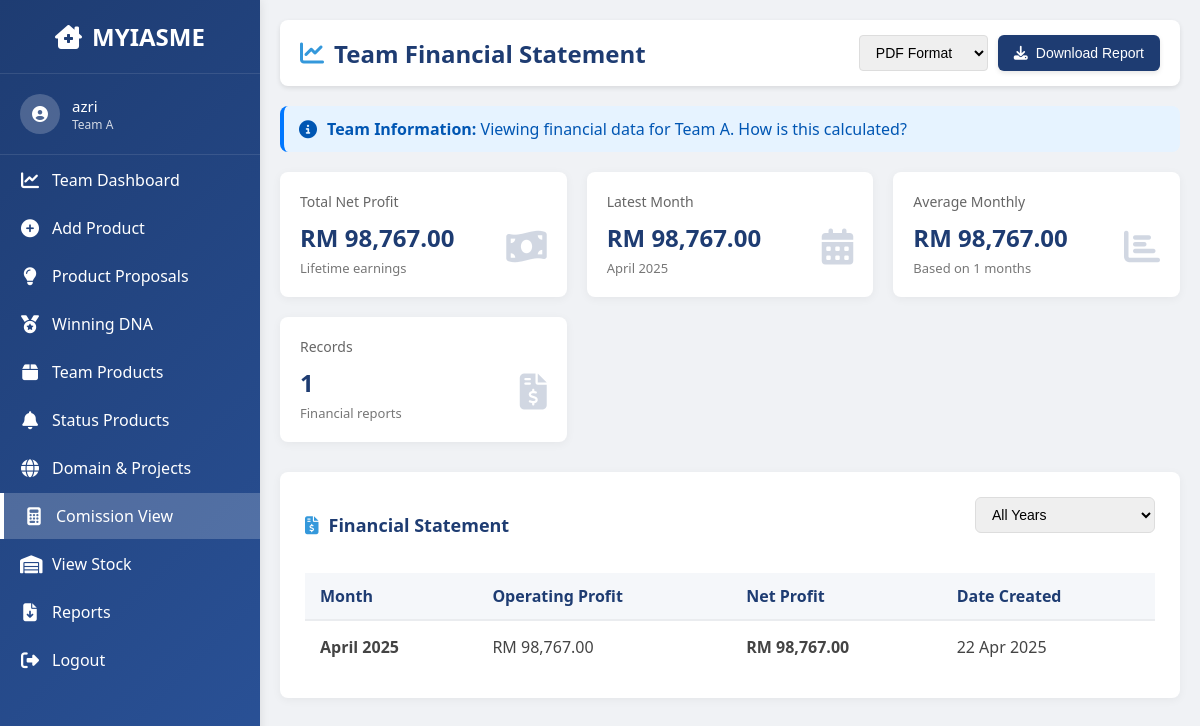
The app's page /user_commission.php (signed in) with its own data.
### tables this page shows
CREATE TABLE `users` (
  `id` int(11) NOT NULL,
  `username` varchar(50) NOT NULL,
  `password` varchar(255) NOT NULL,
  `role` enum('admin','team','super_admin') NOT NULL,
  `team_id` int(11) DEFAULT NULL,
  `is_admin` tinyint(1) DEFAULT 0
);

CREATE TABLE `teams` (
  `team_id` int(11) NOT NULL,
  `team_name` varchar(50) NOT NULL,
  `team_description` text NOT NULL
);

CREATE TABLE `financial_report` (
  `id_financial_report` int(11) NOT NULL,
  `team_id` int(11) DEFAULT NULL,
  `company_name` varchar(255) DEFAULT NULL,
  `ssm_number` varchar(100) DEFAULT NULL,
  `report_month` date DEFAULT NULL,
  `total_sales` decimal(10,2) DEFAULT NULL,
  `roas` decimal(5,2) DEFAULT NULL,
  `net_revenue` decimal(10,2) DEFAULT NULL,
  `ads_cost` decimal(10,2) DEFAULT NULL,
  `direct_cost_cogs` decimal(10,2) DEFAULT NULL,
  `gross_profit` decimal(10,2) DEFAULT NULL,
  `shipping_fee` decimal(10,2) DEFAULT NULL,
  `web_hosting_domain` decimal(10,2) DEFAULT NULL,
  `operating_cost` decimal(10,2) DEFAULT NULL,
  `operating_profit` decimal(10,2) DEFAULT NULL,
  `salary` decimal(10,2) DEFAULT NULL,
  `operation_cost` decimal(10,2) DEFAULT NULL,
  `wrap_parcel_cost` decimal(10,2) DEFAULT NULL,
  `commission_parcel` decimal(10,2) DEFAULT NULL,
  `training_cost` decimal(10,2) DEFAULT NULL,
  `internet_cost` decimal(10,2) DEFAULT NULL,
  `postpaid_bill` decimal(10,2) DEFAULT NULL,
  `rent` decimal(10,2) DEFAULT NULL,
  `utilities` decimal(10,2) DEFAULT NULL,
  `maintenance_repair` decimal(10,2) DEFAULT NULL,
  `staff_pay_and_claim` decimal(10,2) DEFAULT NULL,
  `other_expenses` decimal(10,2) DEFAULT NULL,
  `total_expenses` decimal(10,2) DEFAULT NULL,
  `net_profit` decimal(10,2) DEFAULT NULL,
  `created_at` timestamp NOT NULL DEFAULT current_timestamp(),
  `payment_status` enum('Pending','Paid') DEFAULT 'Pending',
  `commission_rate` decimal(5,2) DEFAULT 10.00
);

### user_commission.php (the view, shortened to what this page needs)
<?php
require_once 'dbconn_productProfit.php';
$user_id = $_SESSION['user_id'];
$team_id = null;
$team_name = '';
$username = $_SESSION['username'] ?? '';
try {
    $sql_user = "SELECT u.username, u.team_id, t.team_name
                 FROM users u
                 JOIN teams t ON u.team_id = t.team_id
                 WHERE u.id = ?";
    $stmt_user = $dbconn->prepare($sql_user);
    $stmt_user->bind_param("i", $user_id);
    $stmt_user->execute();
    $result_user = $stmt_user->get_result();
    if ($row = $result_user->fetch_assoc()) {
        $team_id = $row['team_id'];
        $team_name = $row['team_name'];
        $username = $row['username'];
    } else {
        throw new Exception("User data not found");
    }
} catch (Exception $e) {
    $error_message = "Error retrieving user data: " . $e->getMessage();
    error_log($error_message);
}
$financial_data = [];
$total_net_profit = 0;
try {
    if ($team_id) {
        $query = "SELECT
            fr.id_financial_report,
            fr.report_month,
            fr.net_profit,
            fr.operating_profit,
            fr.created_at,
            t.team_name
        FROM financial_report fr
        JOIN teams t ON fr.team_id = t.team_id
        WHERE fr.team_id = ?
        ORDER BY fr.report_month DESC";
        $stmt = $dbconn->prepare($query);
        $stmt->bind_param("i", $team_id);
        if (!$stmt->execute()) {
            throw new Exception("Execute failed: " . $stmt->error);
        }
        $result = $stmt->get_result();
        $financial_data = [];
        $total_net_profit = 0;
        while ($row = $result->fetch_assoc()) {
            $financial_data[] = $row;
            $total_net_profit += $row['net_profit'];
        }
    } else {
        error_log("No team_id found for user_id: $user_id");
    }
} catch (Exception $e) {
    $error_message = "Error fetching financial data: " . $e->getMessage();
    error_log($error_message);
}
$avg_net_profit = !empty($financial_data) ? $total_net_profit / count($financial_data) : 0;
$latest_net_profit = !empty($financial_data) ? $financial_data[0]['net_profit'] : 0;
$latest_month = !empty($financial_data) ? date('F Y', strtotime($financial_data[0]['report_month'])) : 'N/A';
function isActive($page) {
    $current_page = basename($_SERVER['PHP_SELF']);
    return ($current_page == $page) ? 'active' : '';
}
?>
<!DOCTYPE html>
<html lang="en">
<head>
    <link rel="stylesheet" href="https://cdnjs.cloudflare.com/ajax/libs/font-awesome/6.4.0/css/all.min.css">
</head>
<body>
    <div class="dashboard-container">
        <nav class="sidebar" id="sidebar">
            <div class="logo">
                <i class="fas fa-clinic-medical"></i>
                <h2>MYIASME</h2>
            </div>
            <div class="user-info">
                <div class="avatar">
                    <i class="fas fa-user-circle"></i>
                </div>
                <div class="user-details">
                    <span class="username"><?php echo htmlspecialchars($username); ?></span>
                    <span class="role"><?php echo htmlspecialchars($team_name); ?></span>
                </div>
            </div>
            <ul class="nav-links">
                <li class="<?php echo isActive('dashboard.php'); ?>">
                    <a href="dashboard.php">
                        <i class="fas fa-chart-line"></i>
                        <span>Team Dashboard</span>
                    </a>
                </li>
                <li class="<?php echo isActive('index.php'); ?>">
                    <a href="index.php">
                        <i class="fas fa-plus-circle"></i>
                        <span>Add Product</span>
                    </a>
                </li>
                <li class="<?php echo isActive('user_product_proposed.php'); ?>">
                    <a href="user_product_proposed.php">
                        <i class="fas fa-lightbulb"></i>
                        <span>Product Proposals</span>
                    </a>
                </li>
                <li class="<?php echo isActive('user_winning.php'); ?>">
                    <a href="user_winning.php">
                        <i class="fa-solid fa-medal"></i>
                        <span>Winning DNA</span>
                    </a>
                </li>
                <li class="<?php echo isActive('team_products.php'); ?>">
                    <a href="team_products.php">
                        <i class="fas fa-box"></i>
                        <span>Team Products</span>
                    </a>
                </li>
                  <li class="<?php echo isActive('team_products_status.php'); ?>">
                    <a href="team_products_status.php">
                        <i class="fa-solid fa-bell"></i>
                        <span>Status Products</span>
                    </a>
                </li>
                    <li class="<?php echo isActive('domain.php'); ?>">
                    <a href="domain.php">
                        <i class="fas fa-globe"></i>
                        <span>Domain & Projects</span>
                    </a>
                </li>
                <li class="<?php echo isActive('user_commission.php'); ?>">
                    <a href="user_commission.php">
                        <i class="fas fa-calculator"></i>
                        <span>Comission View</span>
                    </a>
                </li>
                   <li class="">
                    <a href="view_stock.php">
                        <i class="fas fa-warehouse"></i>
                        <span>View Stock</span>
                    </a>
                </li>
                <li class="<?php echo isActive('reports.php'); ?>">
                    <a href="reports.php">
                        <i class="fas fa-file-download"></i>
                        <span>Reports</span>
                    </a>
                </li>
                <li>
                    <a href="logout.php">
                        <i class="fas fa-sign-out-alt"></i>
                        <span>Logout</span>
                    </a>
                </li>
            </ul>
        </nav>
        <div class="main-content">
            <header>
                <h1><i class="fas fa-chart-line"></i> Team Financial Statement</h1>
                <div class="download-options">
                    <select id="downloadFormat" class="form-control">
                        <option value="pdf">PDF Format</option>
                    </select>
                    <button class="btn btn-primary" id="downloadStatement">
                        <i class="fas fa-download"></i> Download Report
                    </button>
                </div>
            </header>
            <div class="alert alert-info">
                <i class="fas fa-info-circle"></i>
                <div>
                    <strong>Team Information:</strong> Viewing financial data for <?php echo htmlspecialchars($team_name); ?>.
                    <span class="tooltip">How is this calculated?
                    </span>
                </div>
            </div>
            <div class="stats-container">
                <div class="stat-card">
                    <div class="stat-card-title">Total Net Profit</div>
                    <div class="stat-card-value">RM <?php echo number_format($total_net_profit, 2); ?></div>
                    <div class="stat-card-subtitle">Lifetime earnings</div>
                    <div class="stat-card-icon"><i class="fas fa-money-bill-wave"></i></div>
                </div>
                <div class="stat-card">
                    <div class="stat-card-title">Latest Month</div>
                    <div class="stat-card-value">
                        RM <?php echo number_format($latest_net_profit, 2); ?>
                    </div>
                    <div class="stat-card-subtitle"><?php echo $latest_month; ?></div>
                    <div class="stat-card-icon"><i class="fas fa-calendar-alt"></i></div>
                </div>
                <div class="stat-card">
                    <div class="stat-card-title">Average Monthly</div>
                    <div class="stat-card-value">RM <?php echo number_format($avg_net_profit, 2); ?></div>
                    <div class="stat-card-subtitle">Based on <?php echo count($financial_data); ?> months</div>
                    <div class="stat-card-icon"><i class="fas fa-chart-bar"></i></div>
                </div>
                <div class="stat-card">
                    <div class="stat-card-title">Records</div>
                    <div class="stat-card-value"><?php echo count($financial_data); ?></div>
                    <div class="stat-card-subtitle">Financial reports</div>
                    <div class="stat-card-icon"><i class="fas fa-file-invoice-dollar"></i></div>
                </div>
            </div>
            <div class="financial-container">
                <div class="section-header">
                    <h2 class="section-title"><i class="fas fa-file-invoice-dollar"></i> Financial Statement</h2>
                    <div class="filter-controls">
                        <select class="filter-select" id="yearFilter">
                            <option value="all">All Years</option>
                        </select>
                    </div>
                </div>
                <?php if (!empty($financial_data)): ?>
                <div class="table-responsive">
                    <table class="financial-table" id="financialTable">
                        <thead>
                            <tr>
                                <th>Month</th>
                                <th>Operating Profit</th>
                                <th>Net Profit</th>
                                <th>Date Created</th>
                            </tr>
                        </thead>
                        <tbody>
                            <?php foreach ($financial_data as $row): ?>
                            <tr data-year="<?php echo date('Y', strtotime($row['report_month'])); ?>">
                                <td class="table-month"><?php echo date('F Y', strtotime($row['report_month'])); ?></td>
                                <td>RM <?php echo number_format($row['operating_profit'], 2); ?></td>
                                <td class="table-amount">RM <?php echo number_format($row['net_profit'], 2); ?></td>
                                <td><?php echo date('d M Y', strtotime($row['created_at'])); ?></td>
                            </tr>
                            <?php endforeach; ?>
                        </tbody>
                    </table>
                </div>
                <?php endif; ?>
            </div>
        </div>
    </div>
</body>
</html>

### records on screen
users: username "azri", team.team_name "Team A"
financial_report: net_profit "98,767.00", report_month "April 2025", operating_profit "98,767.00", created_at "22 Apr 2025"

### other values on screen
$total_net_profit "98,767.00"
$avg_net_profit "98,767.00"
count($financial_data) "1"
